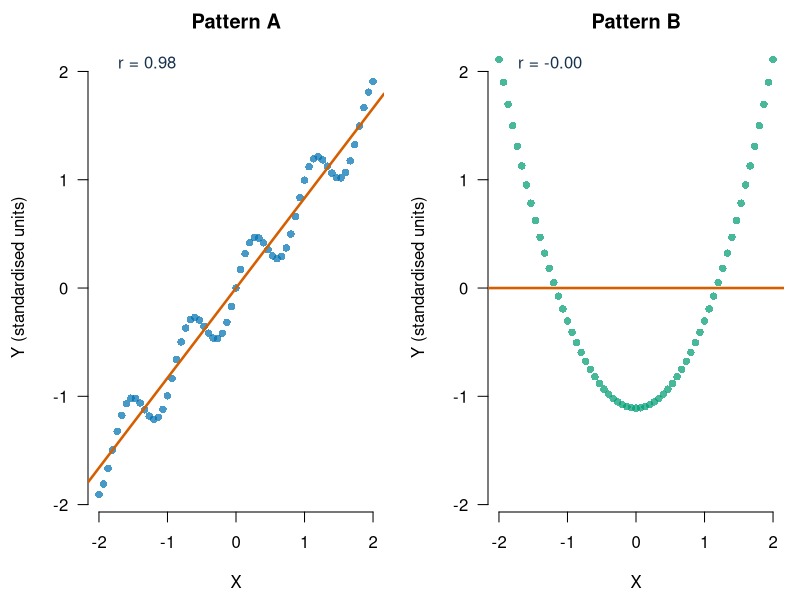
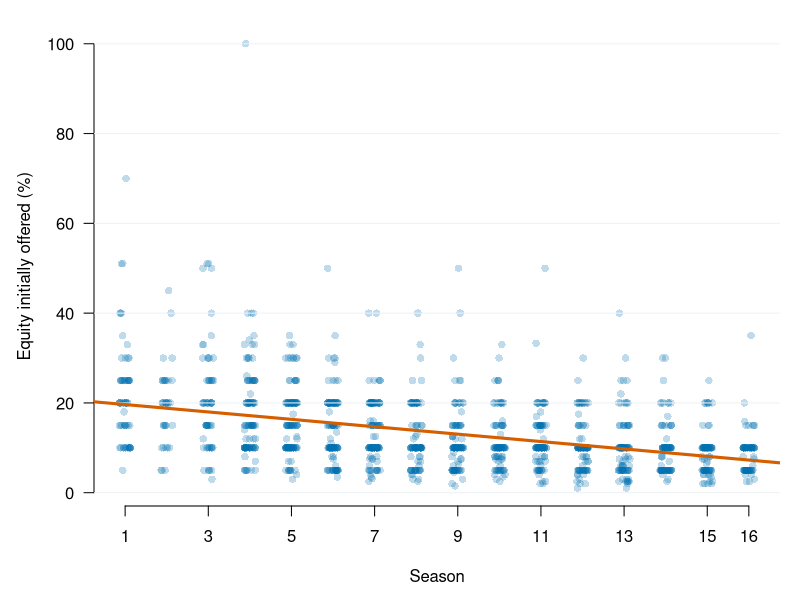

Here is the R script that generated these plots, in order:
## ---- chunk 1
knitr::opts_chunk$set(echo = TRUE, message = FALSE, warning = FALSE,
                      fig.width = 7, fig.height = 4.5)
sharks <- read.csv("data/shark_tank_teaching.csv", stringsAsFactors = FALSE)
X <- sharks$deal_on_show
Y <- as.integer(sharks$season >= 9)
## ---- chunk 2
joint_counts <- table(Deal = X, Late_period = Y)
joint_pmf <- prop.table(joint_counts)
joint_counts
round(joint_pmf, 3)
sum(joint_pmf)
## ---- chunk 3
rowSums(joint_pmf)
colSums(joint_pmf)
## ---- chunk 4
round(prop.table(joint_counts, margin = 2), 3)
## ---- chunk 5
observed_joint_11 <- mean(X == 1 & Y == 1)
independent_joint_11 <- mean(X == 1) * mean(Y == 1)
c(observed_joint_11 = observed_joint_11,
  independent_joint_11 = independent_joint_11)
## ---- chunk 6
E_X <- mean(X)
E_Y <- mean(Y)
E_XY <- mean(X * Y)

c(
  E_X = E_X,
  E_Y = E_Y,
  E_XY = E_XY,
  covariance_from_moments = E_XY - E_X * E_Y
)
## ---- chunk 7
cov_xy <- mean((X - mean(X)) * (Y - mean(Y)))
rho_xy <- cov_xy / (sqrt(mean((X - mean(X))^2)) *
                    sqrt(mean((Y - mean(Y))^2)))
c(from_definition = rho_xy,
  from_R = cor(X, Y))
## ---- chunk 8
x_association <- seq(-2, 2, length.out = 61)
y_linear <- as.numeric(scale(0.8 * x_association +
                             0.25 * sin(7 * x_association)))
y_curved <- as.numeric(scale(x_association^2))
y_limits <- range(c(y_linear, y_curved))

old_par <- par(no.readonly = TRUE)
par(mfrow = c(1, 2), mar = c(4.4, 4.4, 2.1, 0.8), las = 1)
for (i in 1:2) {
  y_pattern <- list(y_linear, y_curved)[[i]]
  plot(x_association, y_pattern,
       pch = 16,
       col = grDevices::adjustcolor(c("#0072B2", "#009E73")[i],
                                    alpha.f = 0.72),
       bty = "n", xlab = "X", ylab = "Y (standardised units)",
       ylim = y_limits, main = c("Pattern A", "Pattern B")[i])
  abline(lm(y_pattern ~ x_association), col = "#D55E00", lwd = 2.5)
  legend("topleft",
         legend = paste0("r = ", sprintf("%.2f",
                          cor(x_association, y_pattern))),
         bty = "n", text.col = "#17324D")
}
par(old_par)
## ---- chunk 9
old_par <- par(no.readonly = TRUE)
par(mar = c(4.7, 4.7, 1.3, 1), las = 1, family = "sans")

season_values <- sort(unique(sharks$season))
plot(
  jitter(sharks$season, amount = 0.14),
  sharks$equity_offered_pct,
  pch = 16,
  col = grDevices::adjustcolor("#0072B2", alpha.f = 0.25),
  xaxt = "n",
  bty = "n",
  xlab = "Season",
  ylab = "Equity initially offered (%)"
)
axis(1, at = c(seq(1, 15, by = 2), 16))
abline(h = pretty(sharks$equity_offered_pct), col = "#EEF1F4", lwd = 1)
abline(
  lm(equity_offered_pct ~ season, data = sharks),
  col = "#D55E00", lwd = 3
)
par(old_par)
## ---- chunk 10
c(
  season_with_equity_offered =
    cor(sharks$season, sharks$equity_offered_pct),
  equity_offered_with_deal =
    cor(sharks$equity_offered_pct, sharks$deal_on_show)
)
